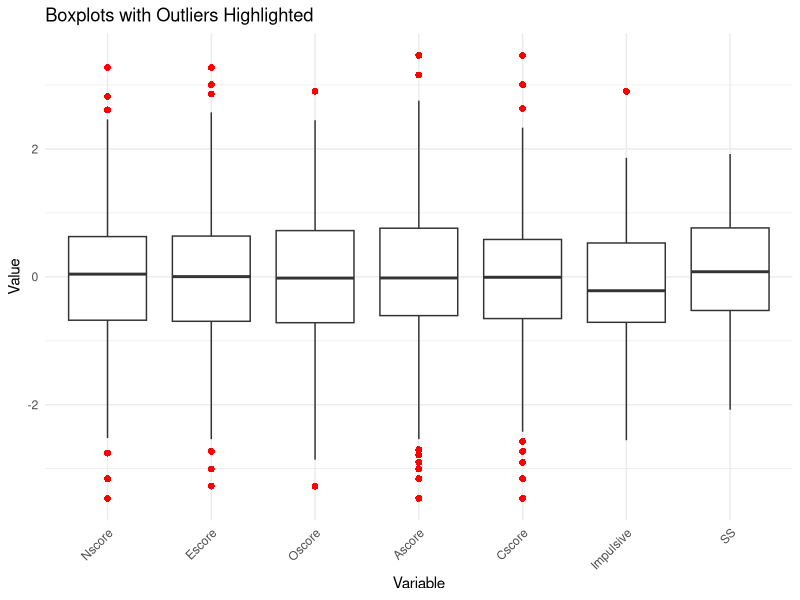
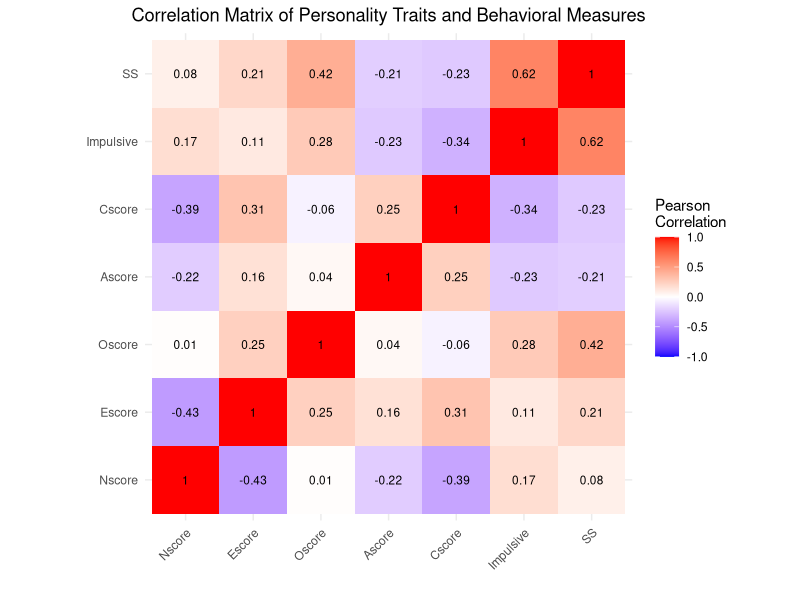

The R source for these figures, in order:
###############################################################################
# Drug Consumption Data Analysis
###############################################################################

# Load required libraries
library(dplyr)
library(ggplot2)
library(reshape2)

# Read the CSV file
drug_data <- read.csv("Data/drug_consumption.csv")

###############################################################################
# Define mappings and column information
###############################################################################

# Column names for the dataset
column_names <- c(
  "Index", "ID", "Age", "Gender", "Education", "Country", "Ethnicity", 
  "Nscore", "Escore", "Oscore", "Ascore", "Cscore", "Impulsive", "SS", 
  "Alcohol", "Amphet", "Amyl", "Benzos", "Caff", "Cannabis", "Choc", "Coke", 
  "Crack", "Ecstasy", "Heroin", "Ketamine", "Legalh", "LSD", "Meth", 
  "Mushrooms", "Nicotine", "Semer", "VSA"
)

# Drug column names
drug_columns <- c(
  "Alcohol", "Amphet", "Amyl", "Benzos", "Caff", "Cannabis", 
  "Choc", "Coke", "Crack", "Ecstasy", "Heroin", "Ketamine", 
  "Legalh", "LSD", "Meth", "Mushrooms", "Nicotine", "Semer", "VSA"
)

# Mapping of drug consumption classes to their meanings
consumption_mapping <- c(
  "CL0" = "Never Used",
  "CL1" = "Used over a Decade Ago",
  "CL2" = "Used in Last Decade", 
  "CL3" = "Used in Last Year",
  "CL4" = "Used in Last Month",
  "CL5" = "Used in Last Week",
  "CL6" = "Used in Last Day"
)

# Map Age values to their meaning
age_mapping <- c(
  "-0.95197" = "18-24",
  "-0.07854" = "25-34",
  "0.49788" = "35-44",
  "1.09449" = "45-54",
  "1.82213" = "55-64",
  "2.59171" = "65+"
)

# Map Gender values to their meaning
gender_mapping <- c(
  "0.48246" = "Female",
  "-0.48246" = "Male"
)

# Map Education values to their meaning
education_mapping <- c(
  "-2.43591" = "Left school before 16 years",
  "-1.73790" = "Left school at 16 years",
  "-1.43719" = "Left school at 17 years",
  "-1.22751" = "Left school at 18 years",
  "-0.61113" = "Some college or university, no certificate or degree",
  "-0.05921" = "Professional certificate/diploma",
  "0.45468" = "University degree",
  "1.16365" = "Masters degree",
  "1.98437" = "Doctorate degree"
)

# Map Country values to their meaning
country_mapping <- c(
  "-0.09765" = "Australia",
  "0.24923" = "Canada",
  "-0.46841" = "New Zealand",
  "-0.28519" = "Other",
  "0.21128" = "Republic of Ireland",
  "0.96082" = "UK",
  "-0.57009" = "USA"
)

# Map Ethnicity values to their meaning
ethnicity_mapping <- c(
  "-0.50212" = "Asian",
  "-1.10702" = "Black",
  "1.90725" = "Mixed-Black/Asian",
  "0.12600" = "Mixed-White/Asian",
  "-0.22166" = "Mixed-White/Black",
  "0.11440" = "Other",
  "-0.31685" = "White"
)

###############################################################################
# Data Processing
###############################################################################

# Rename the columns 
colnames(drug_data) <- column_names

# Convert demographic columns to descriptive values
drug_data$Age <- age_mapping[as.character(drug_data$Age)]
drug_data$Gender <- gender_mapping[as.character(drug_data$Gender)]
drug_data$Education <- education_mapping[as.character(drug_data$Education)]
drug_data$Country <- country_mapping[as.character(drug_data$Country)]
drug_data$Ethnicity <- ethnicity_mapping[as.character(drug_data$Ethnicity)]

# Convert all drug consumption columns to descriptive values
for (col in drug_columns) {
  drug_data[[col]] <- consumption_mapping[as.character(drug_data[[col]])]
}

###############################################################################
# Data Cleaning - Missing values
###############################################################################

# Remove unnecessary column
drug_data <- drug_data[, -which(names(drug_data) == "ID")]

# Check for NA values in each column
na_by_column <- sapply(drug_data, function(x) sum(is.na(x)))
cat("NA values by column:\n")

# Print only columns with NA values
cat("Number of missing values by columnn")
print(na_by_column[na_by_column > 0]) 

# Replace NA values with "Not Provided"
drug_data$Education[is.na(drug_data$Education)] <- "Not Provided"
drug_data$Ethnicity[is.na(drug_data$Ethnicity)] <- "Not Provided"

###############################################################################
# Data Cleaning - Looking for outliers
###############################################################################
# Define numeric columns for outlier analysis
numeric_cols <- c("Nscore", "Escore", "Oscore", "Ascore", "Cscore", "Impulsive", "SS")

# Function to identify outliers using IQR method
identify_outliers_iqr <- function(x) {
  q1 <- quantile(x, 0.25, na.rm = TRUE)
  q3 <- quantile(x, 0.75, na.rm = TRUE)
  iqr <- q3 - q1
  lower_bound <- q1 - 1.5 * iqr
  upper_bound <- q3 + 1.5 * iqr
  
  return(data.frame(
    min = min(x, na.rm = TRUE),
    q1 = q1,
    median = median(x, na.rm = TRUE),
    mean = mean(x, na.rm = TRUE),
    q3 = q3,
    max = max(x, na.rm = TRUE),
    iqr = iqr,
    lower_bound = lower_bound,
    upper_bound = upper_bound,
    n_outliers_below = sum(x < lower_bound, na.rm = TRUE),
    n_outliers_above = sum(x > upper_bound, na.rm = TRUE),
    total_outliers = sum(x < lower_bound | x > upper_bound, na.rm = TRUE),
    outlier_percentage = round(100 * sum(x < lower_bound | x > upper_bound, na.rm = TRUE) / length(x[!is.na(x)]), 2)
  ))
}

# Apply outlier detection to all numeric columns
outlier_summary <- data.frame()
for (col in numeric_cols) {
  result <- identify_outliers_iqr(drug_data[[col]])
  result$variable <- col
  outlier_summary <- rbind(outlier_summary, result)
}

# Display summary of outliers
# outlier_summary <- outlier_summary[, c("variable", "min", "q1", "median", "mean", "q3", "max", 
#                                        "iqr", "lower_bound", "upper_bound", 
#                                        "n_outliers_below", "n_outliers_above", 
#                                        "total_outliers", "outlier_percentage")]
# print(outlier_summary)

# Create a function to visualize outliers with boxplots
plot_outliers <- function(drug_data, columns) {
  # Explicitly use reshape2::melt to avoid namespace issues
  melted_data <- reshape2::melt(drug_data[, columns], id.vars = NULL)
  
  # Create boxplot
  ggplot(melted_data, aes(x = variable, y = value)) +
    geom_boxplot(outlier.colour = "red", outlier.shape = 16, outlier.size = 2) +
    theme_minimal() +
    labs(title = "Boxplots with Outliers Highlighted",
         x = "Variable",
         y = "Value") +
    theme(axis.text.x = element_text(angle = 45, hjust = 1))
}

# Visualize outliers
plot_outliers(drug_data, numeric_cols)

###############################################################################
# Exploratory Data Analysis
###############################################################################

# Basic summary statistics for each numerical column
# cat("\n=== Summary Statistics for Numerical Columns ===\n")
# for (col in numeric_cols) {
#   cat("\nStatistics for", col, ":\n")
#   print(summary(drug_data[[col]]))
#   cat("Standard Deviation:", sd(drug_data[[col]], na.rm = TRUE), "\n")
#   cat("Variance:", var(drug_data[[col]], na.rm = TRUE), "\n")
# }

# Calculate the correlation matrix
cor_matrix <- cor(drug_data[numeric_cols], use = "pairwise.complete.obs")

# Convert the correlation matrix to a data frame for ggplot
cor_df <- melt(cor_matrix)
names(cor_df) <- c("Var1", "Var2", "Correlation")

# Create a ggplot2 correlation heatmap
ggplot(data = cor_df, aes(x = Var1, y = Var2, fill = Correlation)) +
  geom_tile() +
  scale_fill_gradient2(low = "blue", high = "red", mid = "white", 
                       midpoint = 0, limit = c(-1,1), space = "Lab", 
                       name="Pearson\nCorrelation") +
  geom_text(aes(label = round(Correlation, 2)), color = "black", size = 3) +
  theme_minimal() +
  theme(
    axis.text.x = element_text(angle = 45, vjust = 1, hjust = 1),
    plot.title = element_text(hjust = 0.5)
  ) +
  coord_fixed() +
  labs(
    title = "Correlation Matrix of Personality Traits and Behavioral Measures",
    x = "",
    y = ""
  )

# 6. Bonus: Analyze by demographic groups
# For example, compare numerical values across age groups
cat("\n=== Comparison of Means Across Age Groups ===\n")
age_means <- drug_data %>%
  group_by(Age) %>%
  summarize(across(all_of(numeric_cols), ~mean(.x, na.rm = TRUE)))
print(age_means)

# Example of ANOVA test to check if differences are significant
# (for the first numerical variable as an example)
cat("\nANOVA Test for", numeric_cols[1], "across Age groups:\n")
anova_result <- aov(formula(paste(numeric_cols[1], "~ Age")), data = drug_data)
print(summary(anova_result))

cat("\nAnalysis of numerical columns completed successfully!\n")












# Print demographic distributions
cat("Age distribution:\n")
age_table <- table(drug_data$Age)
print(age_table)
print(round(100 * prop.table(age_table), 1))

cat("\nGender distribution:\n")
gender_table <- table(drug_data$Gender)
print(gender_table)
print(round(100 * prop.table(gender_table), 1))

cat("\nEducation distribution:\n")
education_table <- table(drug_data$Education)
print(education_table)
print(round(100 * prop.table(education_table), 1))

cat("\nCountry distribution:\n")
country_table <- table(drug_data$Country)
print(country_table)
print(round(100 * prop.table(country_table), 1))

cat("\nEthnicity distribution:\n")
ethnicity_table <- table(drug_data$Ethnicity)
print(ethnicity_table)
print(round(100 * prop.table(ethnicity_table), 1))


sample <- head(25)
write.csv(drug_data, "Data/sample.csv", row.names = FALSE) 
